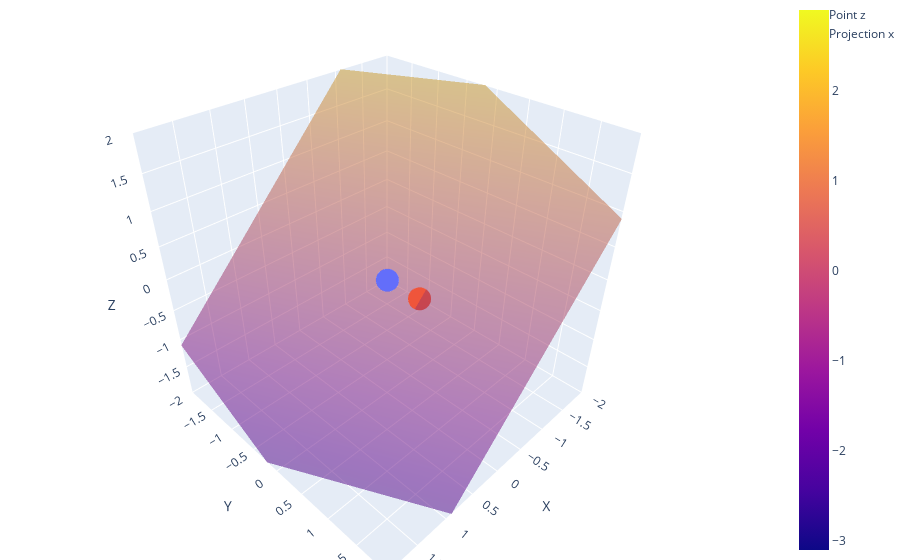

The notebook cell saved with this chart:
### Code cell
# Parameters (Note that I've included some alternatives, it works for any of these values of z, w, b)
# z = np.array([0, 0, 1])
z = np.array([1, 1, 1])

# w = np.array([0, 0, 1])
# w = np.array([1, 1, 1])
w = np.array([5, 2.5, 5])

b = 0.5
# b = 0  # If the point is on the plane, it may not be easy to see both points (they overlap)

plot_figure(w, b, z)

### Figure 1 — Plotly figure (JSON) as saved in the notebook; plotly's stock layout.template omitted (floating-point values rounded to 4 significant figures; data arrays with more than 128 entries replaced by an {"elided": "..."} marker saying what was removed)
{"data": [{"mode": "markers", "name": "Point z", "type": "scatter3d", "x": [1], "y": [1], "z": [1]}, {"mode": "markers", "name": "Projection x", "type": "scatter3d", "x": [-0.1556], "y": [0.4222], "z": [-0.1556]}, {"name": "Plane", "opacity": 0.5, "type": "surface", "x": {"elided": "50x50 float values"}, "y": {"elided": "50x50 float values"}, "z": {"elided": "50x50 float values"}}], "layout": {"margin": {"b": 0, "l": 0, "r": 0, "t": 0}, "scene": {"aspectmode": "cube", "xaxis": {"range": [-2, 2], "title": {"text": "X"}}, "yaxis": {"range": [-2, 2], "title": {"text": "Y"}}, "zaxis": {"range": [-2, 2], "title": {"text": "Z"}}}}}
